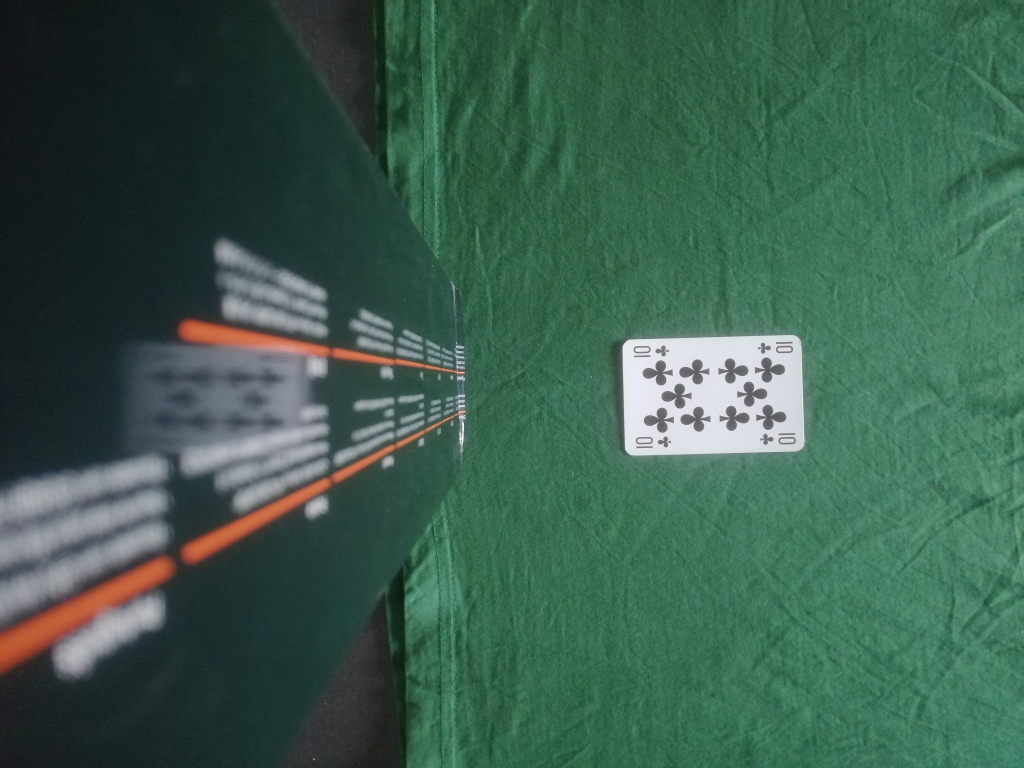
#> input picture input_images/10c.jpg, 5120 x 3840 px (shown at 1/5 size); its folder holds only this picture in this run
$ python main.py
#> lines starting #> are read from the running program, lines starting #| are printed output that depends on the picture; after the words box and inside, x2 and y2 are one past the last pixel; in counts of white or black regions, pixels touching at a corner belong together
#> in process_file, img is the input picture: shape (3840, 5120, 3); mean B, G, R 79.2, 94.4, 60
### process_image.py
import numpy as np
import cv2


def prepare_image(img):
    height, width = img.shape[:2]
#> height = 3840; width = 5120
    half = int(img.shape[1] / 2)
#> half = 2560

    return img[:, half:, :]
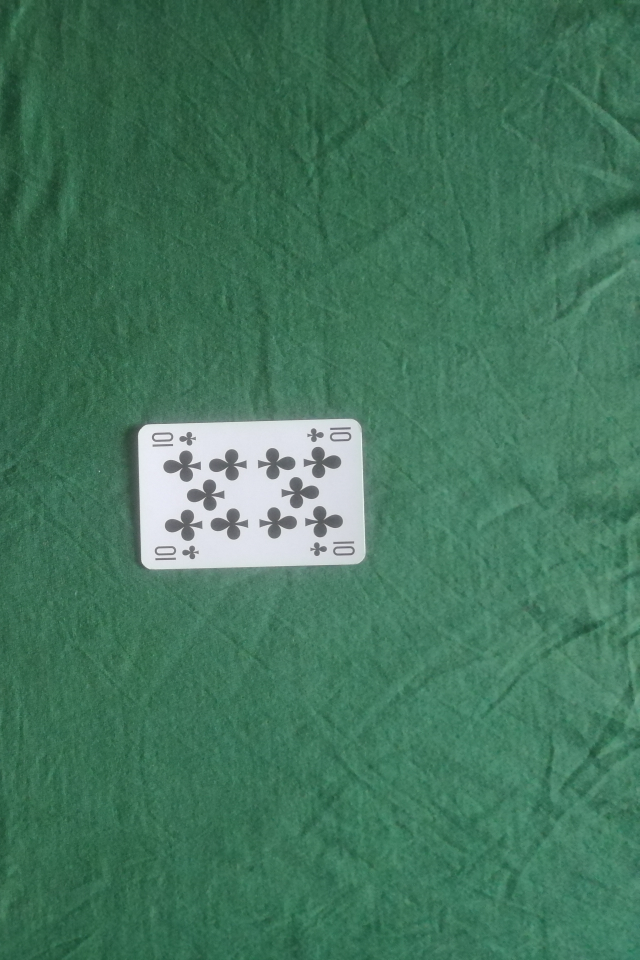
#> returned value: shape (3840, 2560, 3) (shown at 1/4 size); mean of channels 0, 1, 2 93.7, 118.3, 67.3; drawn as B, G, R


# [7 lines left out: function resize_image, not called in this run]


def display_image_and_wait(image, label='image'):
    cv2.imshow(label, image)
    cv2.waitKey()


def merge_images(images):
    return np.concatenate(images, axis=1)


def crop_rectangle(img, rect):
    center, size, angle = rect
    center, size = tuple(map(int, center)), tuple(map(int, size))

    height, width = img.shape[:2]

    rectangle_width, rectangle_height = size

    if rectangle_width > rectangle_height:
        angle += 90
        size = (size[1], size[0])

    rotation_matrix = cv2.getRotationMatrix2D(center, angle, 1)
    rotated_image = cv2.warpAffine(img, rotation_matrix, (width, height))

    cropped_image = cv2.getRectSubPix(rotated_image, size, center)

    return cropped_image, rotated_image


def process_file(card_img_path, debug=False):
    img = cv2.imread(card_img_path, cv2.IMREAD_COLOR)

    halfed_image = prepare_image(img)

    gray = cv2.cvtColor(halfed_image, cv2.COLOR_BGR2GRAY)

    _, mask = cv2.threshold(gray, 140, 255, cv2.THRESH_BINARY)
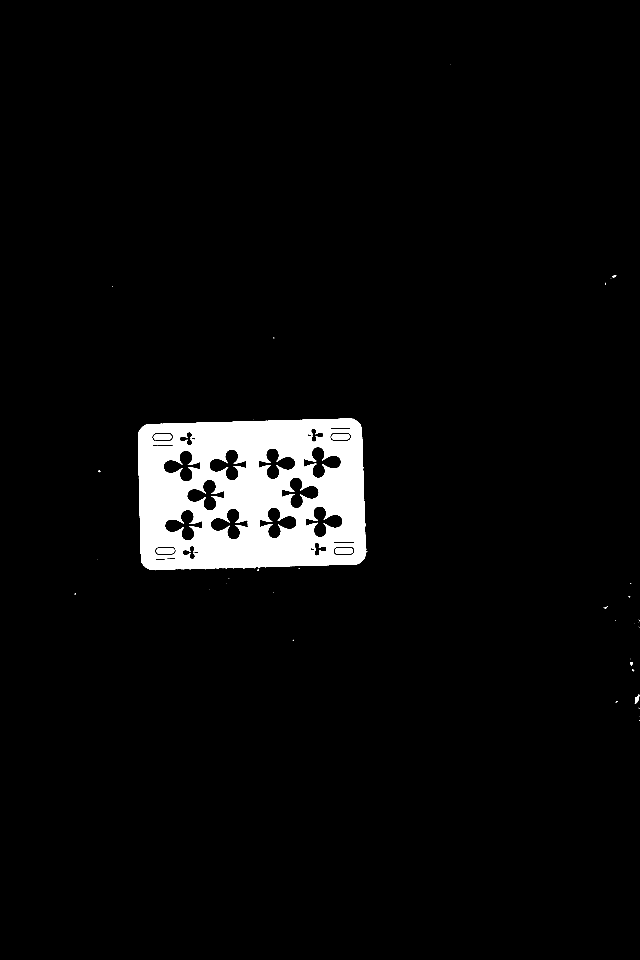
#> mask: shape (3840, 2560) (shown at 1/4 size); 4.3% white; 70 white regions (59 under 20 px)

    contours, hierarchy = cv2.findContours(mask.copy(), cv2.RETR_TREE,
                                           cv2.CHAIN_APPROX_SIMPLE)
#> contours = 98 contours, 67 with area under 20; largest, box (x1, y1, x2, y2) and area: (552, 1674, 1465, 2281) 520284, (836, 1797, 987, 1923) 9145, (653, 1802, 804, 1928) 9144, (1220, 2024, 1372, 2150) 9140, (747, 1917, 899, 2043) 9112
    sorted_contours = sorted(contours, key=cv2.contourArea, reverse=True)
#> sorted_contours has the same summary as contours

    rectangle = cv2.minAreaRect(sorted_contours[0])
#> rectangle = ((1007, 1978.4), (901.2, 587.6), -1.65)
    angle = rectangle[2]
#> angle = -1.65
    box = cv2.boxPoints(rectangle)
#> box = [[565, 2285], [548.1, 1697.7], [1449, 1671.8], [1465.8, 2259.2]]
    box = np.int0(box)
#> box = [[565, 2285], [548, 1697], [1448, 1671], [1465, 2259]]

    img_with_whitened_card = cv2.drawContours(gray.copy(), sorted_contours, 0,
                                              (255, 255, 255), cv2.FILLED)
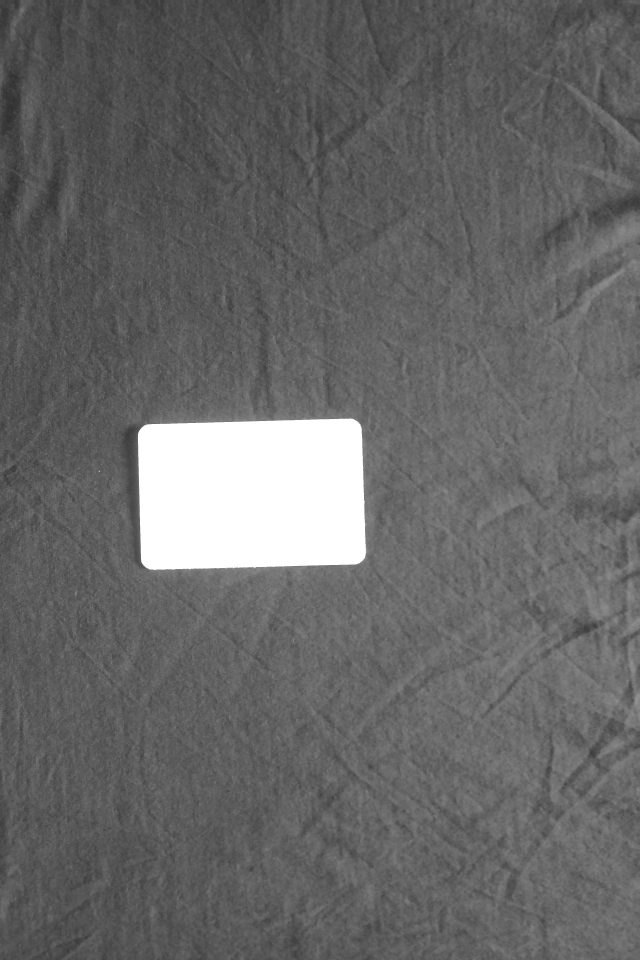
#> img_with_whitened_card: shape (3840, 2560) (shown at 1/4 size); min 42, max 255, mean 103.1
    _, better_mask = cv2.threshold(img_with_whitened_card, 254, 255,
                                   cv2.THRESH_BINARY)
#> better_mask: shape (3840, 2560); 5.3% white; 1 white region, box (x1, y1, x2, y2) and area: (552, 1674, 1465, 2281) 521745
    better_masked_image = cv2.bitwise_and(halfed_image.copy(),
                                          halfed_image.copy(),
                                          mask=better_mask)
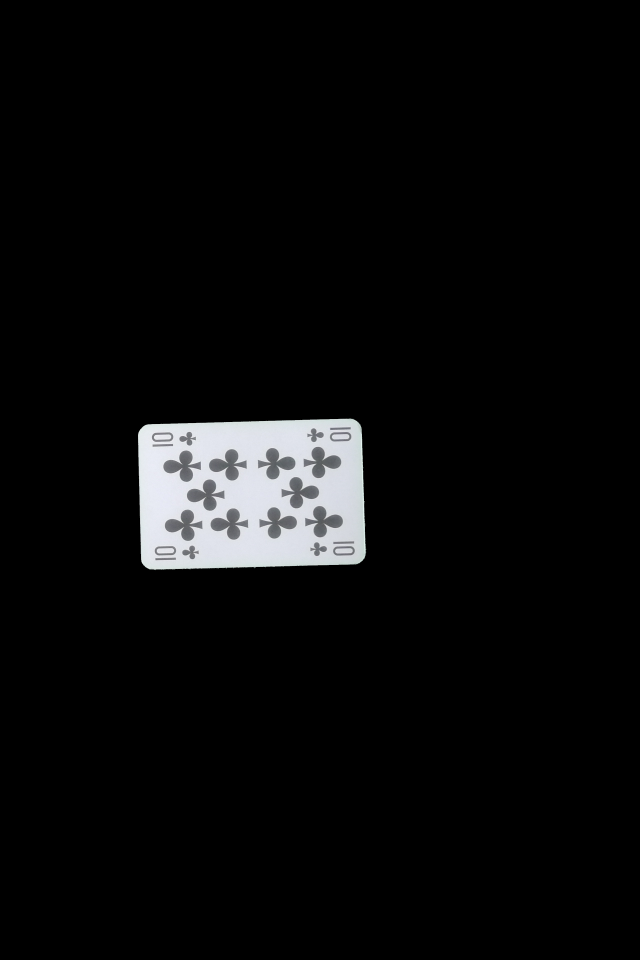
#> better_masked_image: shape (3840, 2560, 3) (shown at 1/4 size); mean B, G, R 11, 10.7, 10.5

    image_with_contours = cv2.drawContours(halfed_image.copy(),
                                           sorted_contours, 0, (0, 255, 0), 3)
    image_with_contours = cv2.drawContours(image_with_contours.copy(), [box],
                                           0, (0, 0, 255), 3)

    cropped, rotated = crop_rectangle(better_masked_image, rectangle)
#> in crop_rectangle, `center, size, angle = rect`: center = (1007, 1978.4); size = (901.2, 587.6); angle = -1.65
#> in crop_rectangle, `center, size = tuple(map(int, center)), tuple(map(int, size))`: center = (1006, 1978); size = (901, 587)
#> in crop_rectangle, `rectangle_width, rectangle_height = size`: rectangle_width = 901; rectangle_height = 587
#> in crop_rectangle, `angle += 90`: angle = 88.35
#> in crop_rectangle, `size = (size[1], size[0])`: size = (587, 901)
#> in crop_rectangle, `rotation_matrix = cv2.getRotationMatrix2D(center, angle, 1)`: rotation_matrix = [[0.0287, 1, -1000.1], [-1, 0.0287, 2926.8]]
#> in crop_rectangle, `rotated_image = cv2.warpAffine(img, rotation_matrix, (width, height))`:
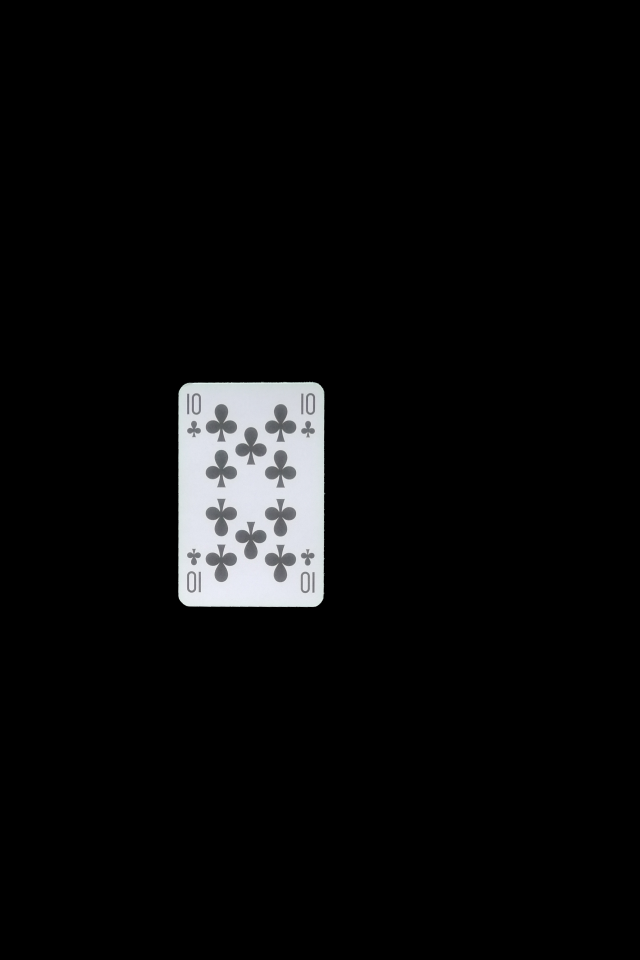
#> rotated_image: shape (3840, 2560, 3) (shown at 1/4 size); mean B, G, R 11, 10.7, 10.5

    gray_cropped = cv2.cvtColor(cropped, cv2.COLOR_BGR2GRAY)
    _, alpha_mask = cv2.threshold(gray_cropped, 1, 255, cv2.THRESH_BINARY)
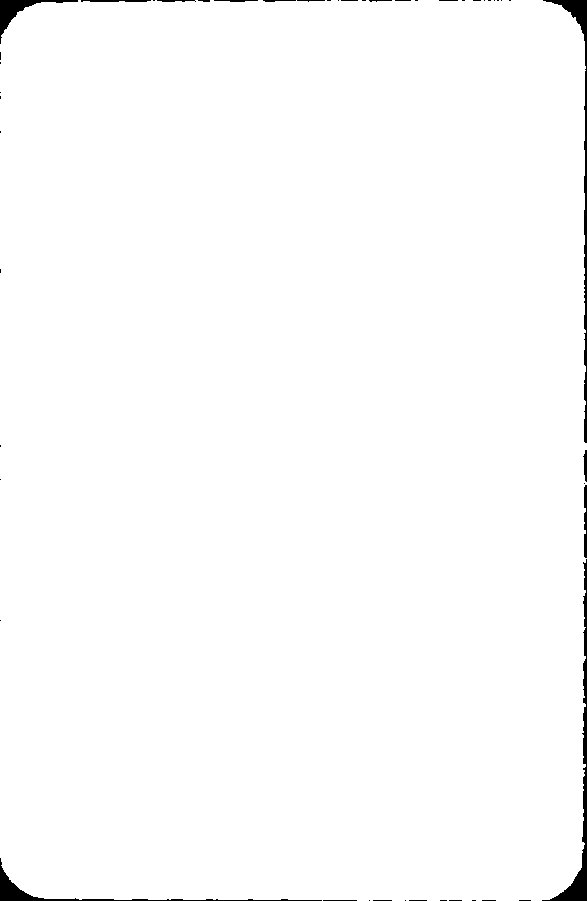
#> alpha_mask: shape (901, 587); 98.9% white; 49 black regions (36 under 20 px), largest, box (x1, y1, x2, y2) and area: (542, 559, 587, 901) 1647, (543, 0, 587, 443) 1522, (0, 858, 322, 901) 999
    b, g, r = cv2.split(cropped)
    alphachannel = np.ones(b.shape, dtype=b.dtype) * 255
    alphachannel = cv2.bitwise_and(alphachannel.copy(),
                                   alphachannel.copy(),
                                   mask=alpha_mask)
    cropped = cv2.cvtColor(cropped, cv2.COLOR_BGR2BGRA)
    cropped[:, :, 3] = alphachannel
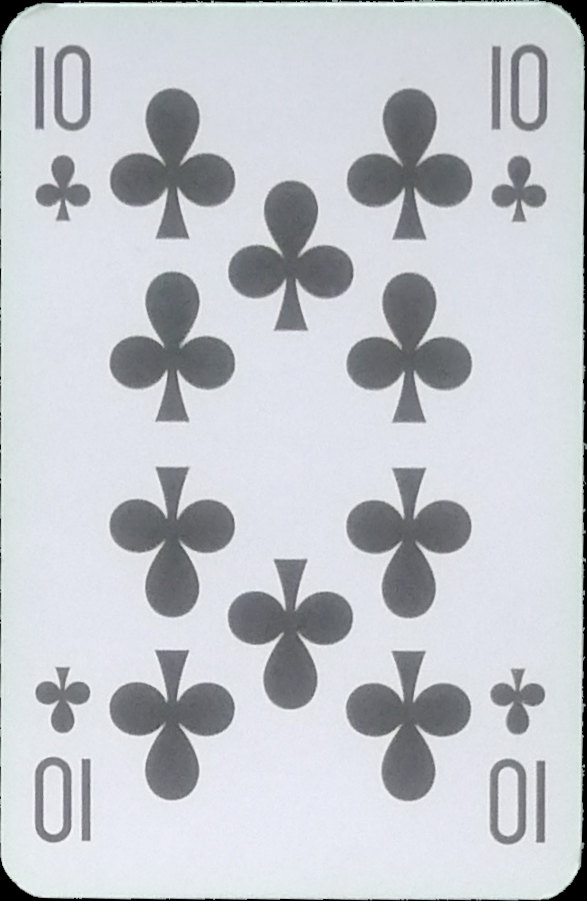
#> cropped: shape (901, 587, 4); mean B, G, R, A 204.2, 198.6, 195, 252.2

    if debug:
        alphachannel_4 = cv2.cvtColor(alphachannel, cv2.COLOR_GRAY2BGRA)
        display_image_and_wait(merge_images([cropped, alphachannel_4]))

        gray_3_channel = cv2.cvtColor(gray, cv2.COLOR_GRAY2BGR)
        better_mask_3_channel = cv2.cvtColor(better_mask, cv2.COLOR_GRAY2BGR)
        debug_image = merge_images([
            image_with_contours, gray_3_channel, better_mask_3_channel,
            better_masked_image
        ])
        debug_image = resize_image(debug_image)
        display_image_and_wait(debug_image)

    return cropped

### main.py
import os
import cv2
from process_image import process_file


def main():
    folder_path = "input_images/"
    folder_files = os.listdir(folder_path)
    folder_files = sorted(folder_files)
    pwd = os.getcwd()
    image_paths = map(
        lambda file_name:
        (os.path.join(pwd, folder_path, file_name), file_name), folder_files)

    for (image_path, file_name) in image_paths:
        result = process_file(image_path)
        filename = "card_images/{file_name}".format(
            file_name=file_name).replace(".jpg", ".png")
        cv2.imwrite(filename, result)
        print("saved file {filename}".format(filename=filename))
        print(result.shape)
#| (901, 587, 4)


if __name__ == '__main__':
    main()
